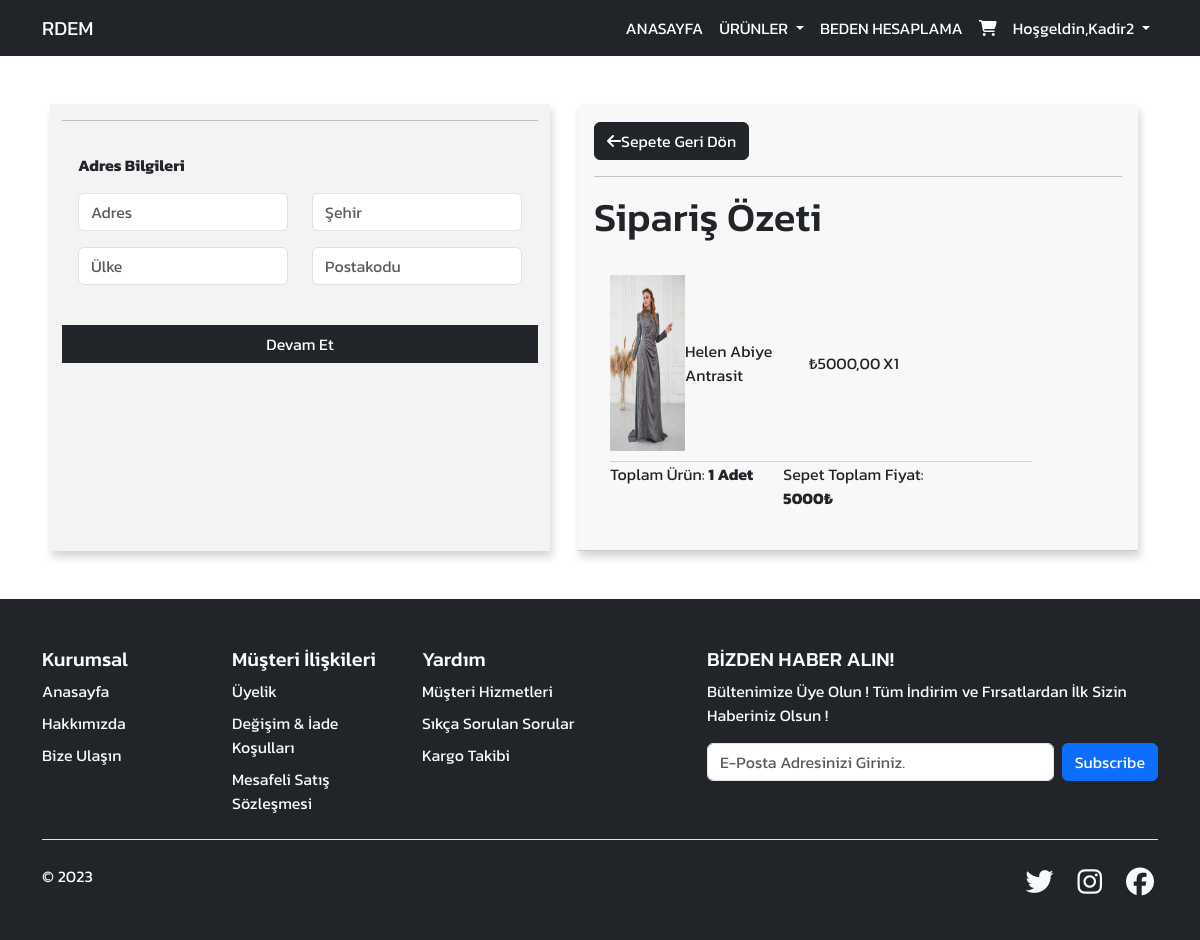
The app's page /kontrol/ (signed in) with its own data.
### urunler/models.py (models this page shows, shortened)
class OrderItem(models.Model):
    product = models.ForeignKey(Urunler, on_delete=models.CASCADE, null=True, blank=True)
    order = models.ForeignKey(Order, on_delete=models.CASCADE, null=True, blank=True)
    quantity = models.IntegerField(default=0, null=True, blank=True)
    @property
    def get_total(self):
        total = self.product.price * self.quantity
        return total

class Urunler(models.Model):
    kategori = models.ForeignKey(Kategori, on_delete=models.CASCADE)
    isim = models.CharField(max_length=100)
    renk = models.CharField(max_length=50, null=True, blank=True)
    resimbir = models.FileField(upload_to='urunler/', verbose_name='Ürün Resmi Ön')
    resimiki = models.FileField(upload_to='urunler/', verbose_name='Ürün Resmi Arka')
    resimDetayBir = models.FileField(null=True, blank=True, upload_to='urunler/', verbose_name='Ürün Resmi Detay Bir')
    resimDetayİki = models.FileField(null=True, blank=True, upload_to='urunler/', verbose_name='Ürün Resmi Detay İki')
    resimDetayUc = models.FileField(null=True, blank=True, upload_to='urunler/', verbose_name='Ürün Resmi Detay Üç')
    aciklama = RichTextField()
    price = models.IntegerField()
    quantity = models.IntegerField(null=True)
    is_active = models.BooleanField(default=False)
    is_home = models.BooleanField(default=False)
    is_carousel = models.BooleanField(default=False)
    is_look = models.BooleanField(default=False)
    digital = models.BooleanField(default=False, null=True, blank=False)
    slug = models.SlugField(null=False, blank=True, unique=True, db_index=True, editable=False)

class Order(models.Model):
    customer = models.ForeignKey(Customer, on_delete=models.CASCADE, null=True, blank=True)
    date_orderd = models.DateTimeField(auto_now_add=True)
    complete = models.BooleanField(default=False, null=True, blank=False)
    transaction_id = models.CharField(max_length=200, null=True)
    @property
    def shipping(self):
        shipping = False
        orderitems = self.orderitem_set.all()
        for i in orderitems:
            if i.product.digital == False:
                shipping = True
        return shipping
    @property
    def get_cart_total(self):
        orderitems = self.orderitem_set.all()
        total = sum([item.get_total for item in orderitems])
        return total
    @property
    def get_cart_items(self):
        orderitems = self.orderitem_set.all()
        total = sum([item.quantity for item in orderitems])
        return total

### urunler/views.py (the view)
# urls.py: path('kontrol/', kontrolEt, name='kontrol'),
def kontrolEt(request):
    if request.user.is_authenticated:
        customer = request.user.customer
        order, created = Order.objects.get_or_create(customer=customer, complete=False)
        items = order.orderitem_set.all()
    else:
        items=[]
        order = {'get_cart_total':0, 'get_cart_items':0}
    kategori = Kategori.objects.all()
    context = {
        'kategori' : kategori,
        'items' : items,
        'order' : order,
    }
    return render(request,'kontrol.html',context)

### urunler/models.py (called while the page is built)
    def __str__(self):
        return self.name

### templates/kontrol.html (shortened to what this page needs)
{% extends "index.html" %}
{% load static %}
{% block content %}
{% include "includes/_navbardark.html" %}
<div class="container-fluid  mt-5 ">
  <div class=" row justify-content-center">
    <div  style="background-color: #f3f3f3" class="col-sm-5 card mb-5 "  >
      <div id="müsteri-form">
        <form id="form">
          <div>
            <hr />
            <div class="card-body" id="shipping-info">
              <p><strong>Adres Bilgileri</strong></p>
              <div class="row">
                <div class="col-sm-6">
                  <input
                    type="text"
                    name="address"
                    class="form-control"
                    placeholder="Adres"
                    required
                  />
                </div>
                <div class="col-sm-6">
                  <input
                    type="text"
                    name="city"
                    class="form-control"
                    placeholder="Şehir"
                    required
                  />
                </div>
              </div>
              <div class="row mt-3">
                <div class="col-sm-6">
                  <input
                    type="text"
                    name="state"
                    class="form-control"
                    placeholder="Ülke"
                    required
                  />
                </div>
                <div class="col-sm-6">
                  <input
                    type="text"
                    name="zipcode"
                    class="form-control"
                    placeholder="Postakodu"
                    required
                  />
                </div>
              </div>
            </div>
            <button id="devam-et" type="submit" class="btn btn-dark mt-4 w-100 rounded-0">Devam Et</button>
          </div>
        </form>
      </div>
    </div>
    <div class="col-sm-6 mb-5" >
      <div class="row" style="color: #f3f3f3">
        <div class="">
          <div class="card">
            <div class="card-header">
              <h1>
                <a class="btn btn-dark" href="{% url 'sepet' %}"><i class="fa-solid fa-arrow-left" style="color: #ffffff"></i>Sepete Geri Dön</a>
              </h1>
              <hr />
              <h1>Sipariş Özeti</h1>
              <div class="card-body">
                {% if items %}
                <div class="kartlar">
                  {% for item in items %}
                  <div class="products-sepet">
                    <div class="product">
                      <img
                        src="{{item.product.resimbir.url }}"
                        style="max-width: 190px"
                      />
                      <span class="sm-hide">{{item.product.isim}}</span>
                    </div>
                    <div class="price sm-hide">
                      ₺{{item.product.price|floatformat:2}}
                    </div>
                    <div class="quantity">
                      <span>X{{item.quantity}}</span>
                    </div>
                  </div>
                  {% endfor %}
                </div>
                {% endif %}
                <div class="row">
                  <div class="col-sm-4">
                    <p>
                      Toplam Ürün:
                      <strong>{{order.get_cart_items}} Adet</strong>
                    </p>
                  </div>
                  <div class="col-sm-5">
                    <p>
                      Sepet Toplam Fiyat:
                      <strong>{{order.get_cart_total}}₺</strong>
                    </p>
                  </div>
                </div>
              </div>
            </div>
          </div>
        </div>
      </div>
    </div>
  </div>
</div>
{% endblock content %}

### templates/includes/_navbardark.html (shortened to what this page needs)
{% load static %}
<header>
  <nav class="navbar navbar-expand-lg navbar-dark bg-dark w-100">
    <div class="container">
      <a class="navbar-brand" href="/">RDEM</a>
      <div
        class="collapse navbar-collapse text-light justify-content-end"
        id="navbarNavDropdown"
      >
        <ul class="navbar-nav">
          <li class="nav-item">
            <a class="nav-link active" aria-current="page" href="/"
              >ANASAYFA</a
            >
          </li>
          <li class="nav-item dropdown">
            <a
              class="nav-link active  dropdown-toggle"
              href="#"
              role="button"
              data-bs-toggle="dropdown"
              aria-expanded="false"
            >
              ÜRÜNLER
            </a>
          </li>
          <li class="nav-item">
            <a class="nav-link active" href="{% url 'bodycalculate' %}">BEDEN HESAPLAMA</a>
          </li>
          <li class="nav-item">
            <a class="nav-link active" href="{% url 'sepet' %}"
              ><i class="fa fa-shopping-cart kart-sepet"
                ></i
              ></a
            >
          </li>
          {% if user.is_authenticated %}
          <li class="nav-item dropdown">
            <a class="nav-link active dropdown-toggle" href="#" role="button" data-bs-toggle="dropdown" aria-expanded="false">
            <span>Hoşgeldin,{{request.user.first_name|title}}</span>
            </a>
          </li>
          {% endif %}
        </ul>
      </div>
    </div>
  </nav>
</header>

### static/css/style.css (style rules this page uses)
* { margin: 0; padding: 0; box-sizing: border-box !important; font-family: 'Kanit', sans-serif; }
body { height: 100vh; }
a { cursor: pointer; }
i { animation: ikon 2s linear 1; }
.price { width: 15%; border-bottom: 1px solid lightgray; display: flex; align-items: center; }
.quantity { width: 30%; border-bottom: 1px solid lightgray; display: flex; align-items: center; }
.product { width: 40%; display: flex; justify-content: space-around; align-items: center; padding: 10px 0; border-bottom: 1px solid lightgray; }
.products-sepet { width: 100%; display: flex; flex-wrap: wrap; }
.products-sepet img { width: 75px; }

### records on screen
OrderItem: product.resimbir (picture), product.isim "Helen Abiye Antrasit", product.price "5000,00", quantity "1"
Order: get_cart_items "1", get_cart_total "5000"

### other values on screen
{{ request.user.first_name|title }} "Kadir2"
